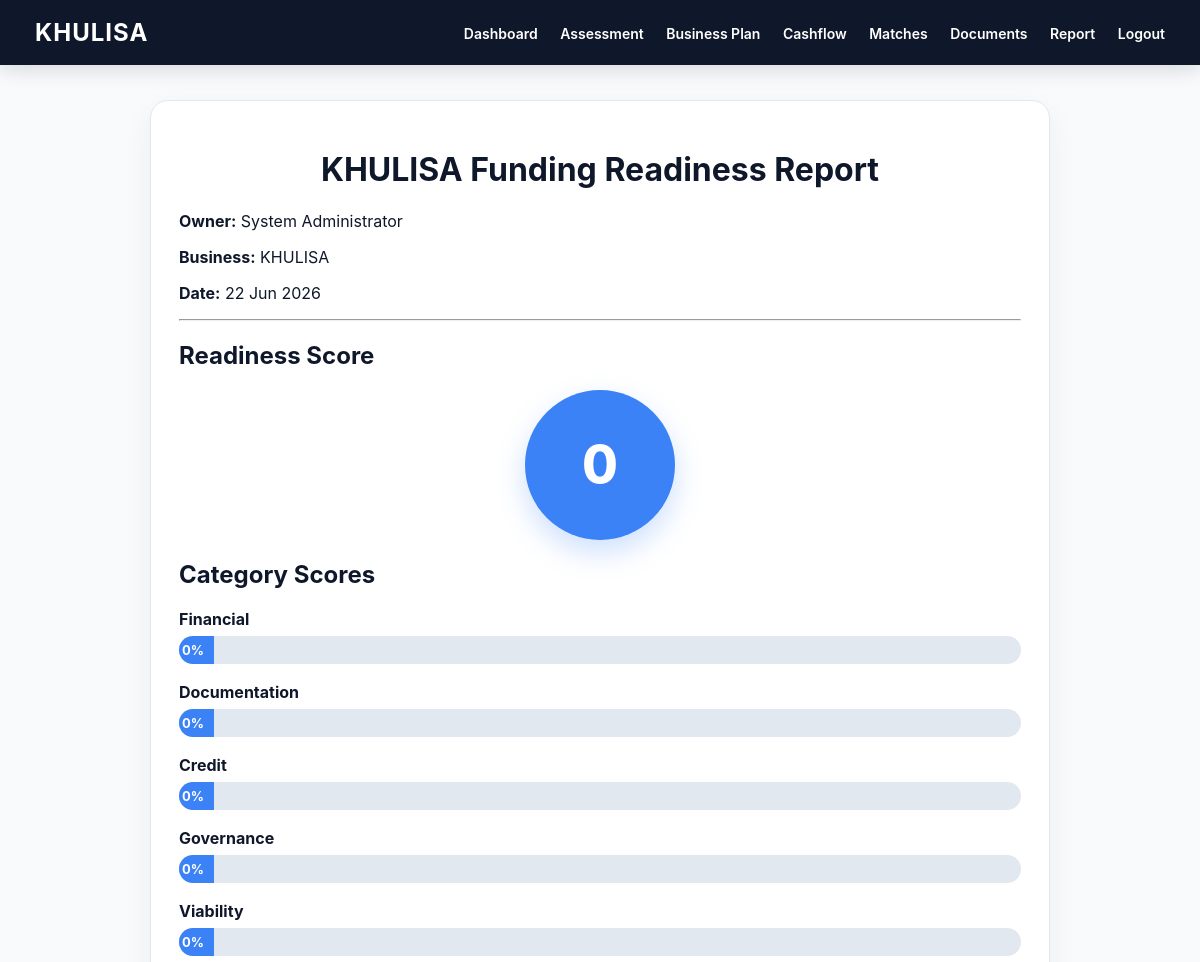
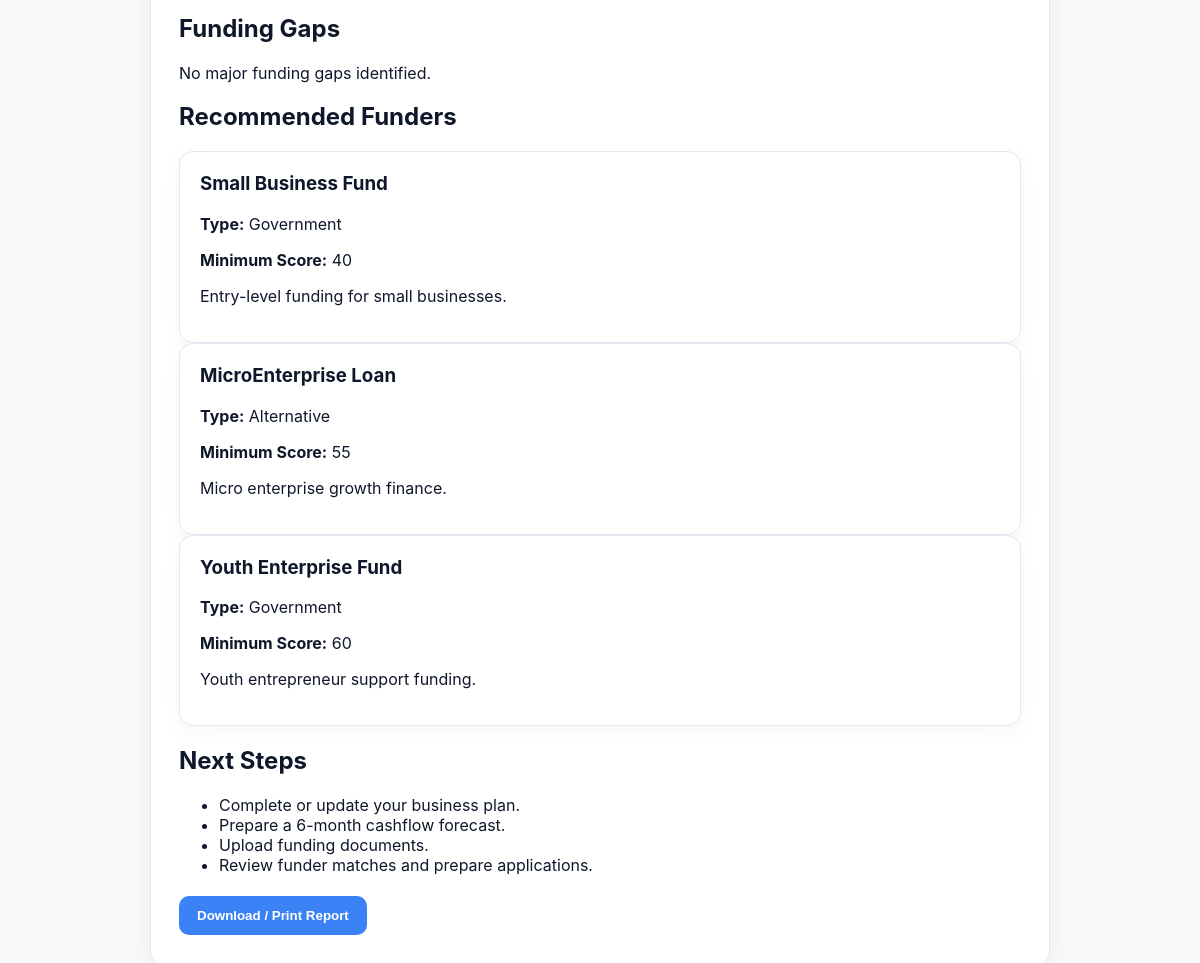
/report.php (signed in), run on the app's committed database (2 pictures, top to bottom).
### tables this page shows
CREATE TABLE users (
    user_id INT AUTO_INCREMENT PRIMARY KEY,
    full_name VARCHAR(150) NOT NULL,
    business_name VARCHAR(150),
    email VARCHAR(150) UNIQUE NOT NULL,
    password VARCHAR(255) NOT NULL,
    user_type ENUM('owner','mentor','admin') DEFAULT 'owner',
    readiness_score INT DEFAULT 0,
    created_at TIMESTAMP DEFAULT CURRENT_TIMESTAMP
);

CREATE TABLE funders (
    funder_id INT AUTO_INCREMENT PRIMARY KEY,
    funder_name VARCHAR(150) NOT NULL,
    funder_type VARCHAR(100),
    min_loan DECIMAL(12,2),
    max_loan DECIMAL(12,2),
    min_years INT DEFAULT 0,
    min_revenue DECIMAL(12,2) DEFAULT 0,
    min_score INT DEFAULT 0,
    description TEXT,
    website VARCHAR(255)
);

### includes/auth.php (called while the page is built, shortened)
<?php
function currentUserId() {
    return $_SESSION["user_id"] ?? null;
}
?>

### includes/functions.php (called while the page is built, shortened)
<?php
function clean($value) {
    return htmlspecialchars(trim($value), ENT_QUOTES, "UTF-8");
}
?>

### report.php (the view, shortened to what this page needs)
<?php
require_once __DIR__ . "/includes/auth.php";
require_once __DIR__ . "/includes/functions.php";
$user_id = currentUserId();
$user_stmt = $conn->prepare("SELECT * FROM users WHERE user_id = ?");
$user_stmt->bind_param("i", $user_id);
$user_stmt->execute();
$user = $user_stmt->get_result()->fetch_assoc();
$score_stmt = $conn->prepare("
    SELECT * FROM scores
    WHERE user_id = ?
    ORDER BY score_id DESC
    LIMIT 1
");
$score_stmt->bind_param("i", $user_id);
$score_stmt->execute();
$score = $score_stmt->get_result()->fetch_assoc();
$gap_stmt = $conn->prepare("
    SELECT * FROM gaps
    WHERE user_id = ? AND status = 'Open'
");
$gap_stmt->bind_param("i", $user_id);
$gap_stmt->execute();
$gaps = $gap_stmt->get_result();
$funders = $conn->query("SELECT * FROM funders ORDER BY min_score ASC LIMIT 3");
$total_score = $score["total_score"] ?? 0;
?>
<!DOCTYPE html>
<html>
<head>
    <link rel="stylesheet" href="css/style.css">
</head>
<body>
<nav class="no-print">
    <h2>KHULISA</h2>
    <div>
        <a href="dashboard.php">Dashboard</a>
        <a href="assessment.php">Assessment</a>
        <a href="business-plan.php">Business Plan</a>
        <a href="cashflow.php">Cashflow</a>
        <a href="matches.php">Matches</a>
        <a href="documents.php">Documents</a>
        <a href="report.php">Report</a>
        <a href="logout.php">Logout</a>
    </div>
</nav>
<div class="container">
    <div class="card report-card">
        <h1>KHULISA Funding Readiness Report</h1>
        <p><strong>Owner:</strong> <?php echo clean($user["full_name"]); ?></p>
        <p><strong>Business:</strong> <?php echo clean($user["business_name"]); ?></p>
        <p><strong>Date:</strong> <?php echo date("d M Y"); ?></p>
        <hr>
        <h2>Readiness Score</h2>
        <div class="score-circle">
            <?php echo $total_score; ?>
        </div>
        <h2>Category Scores</h2>
        <?php
        $categories = [
            "Financial" => $score["financial_score"] ?? 0,
            "Documentation" => $score["documentation_score"] ?? 0,
            "Credit" => $score["credit_score"] ?? 0,
            "Governance" => $score["governance_score"] ?? 0,
            "Viability" => $score["viability_score"] ?? 0
        ];
        ?>
        <?php foreach ($categories as $name => $value): ?>
            <div class="bar-row">
                <span><?php echo $name; ?></span>
                <div class="bar">
                    <div style="width: <?php echo $value; ?>%">
                        <?php echo $value; ?>%
                    </div>
                </div>
            </div>
        <?php endforeach; ?>
        <h2>Funding Gaps</h2>
        <?php if ($gaps->num_rows === 0): ?>
            <p>No major funding gaps identified.</p>
        <?php endif; ?>
        <h2>Recommended Funders</h2>
        <?php while ($funder = $funders->fetch_assoc()): ?>
            <div class="document-card">
                <h3><?php echo clean($funder["funder_name"]); ?></h3>
                <p><strong>Type:</strong> <?php echo clean($funder["funder_type"]); ?></p>
                <p><strong>Minimum Score:</strong> <?php echo $funder["min_score"]; ?></p>
                <p><?php echo clean($funder["description"]); ?></p>
            </div>
        <?php endwhile; ?>
        <h2>Next Steps</h2>
        <ul>
            <li>Complete or update your business plan.</li>
            <li>Prepare a 6-month cashflow forecast.</li>
            <li>Upload funding documents.</li>
            <li>Review funder matches and prepare applications.</li>
        </ul>
        <button class="no-print" onclick="window.print()">
            Download / Print Report
        </button>
    </div>
</div>
</body>
</html>

### css/style.css (style rules this page uses)
:root { --primary: #0F172A; --secondary: #1E293B; --accent: #3B82F6; --accent-hover: #2563EB; --background: #F8FAFC; --card: #FFFFFF; --text: #0F172A; --muted: #64748B; --border: #E2E8F0; --danger: #DC2626; --danger-hover: #991B1B; --warning-bg: #FEF3C7; --warning-text: #92400E; --success-bg: #DBEAFE; --success-text: #1E40AF; }
* { box-sizing: border-box; }
body { margin: 0; font-family: Inter, "Segoe UI", Arial, sans-serif; background: var(--background); color: var(--text); }
nav { background: var(--primary); color: white; padding: 18px 35px; display: flex; justify-content: space-between; align-items: center; box-shadow: 0 4px 20px rgba(15, 23, 42, 0.15); }
nav h2 { margin: 0; font-size: 24px; font-weight: 700; letter-spacing: 1px; }
nav a { color: white; text-decoration: none; margin-left: 18px; font-weight: 600; font-size: 14px; transition: 0.25s; }
.container { width: 92%; max-width: 1180px; margin: 35px auto; }
.card { background: var(--card); border-radius: 18px; padding: 28px; box-shadow: 0 10px 30px rgba(15, 23, 42, 0.06); margin-bottom: 24px; border: 1px solid var(--border); }
.card h2, .card h3 { color: var(--primary); }
button, .btn-link { display: inline-block; background: var(--accent); color: white; border: none; padding: 12px 18px; border-radius: 10px; text-decoration: none; cursor: pointer; font-weight: 700; margin: 5px 5px 5px 0; transition: 0.25s; }
.score-circle { width: 150px; height: 150px; background: var(--accent); color: white; border-radius: 50%; margin: 20px auto; display: flex; align-items: center; justify-content: center; font-size: 52px; font-weight: 800; box-shadow: 0 12px 28px rgba(59, 130, 246, 0.25); }
.bar-row { margin-bottom: 18px; }
.bar-row span { display: block; margin-bottom: 7px; font-weight: 700; color: var(--primary); }
.bar { height: 28px; background: #E2E8F0; border-radius: 20px; overflow: hidden; }
.bar div { height: 100%; background: var(--accent); color: white; text-align: right; padding-right: 10px; line-height: 28px; min-width: 35px; font-size: 13px; font-weight: 700; }
.document-card { background: #FFFFFF; border: 1px solid var(--border); border-radius: 14px; padding: 20px; box-shadow: 0 6px 20px rgba(15, 23, 42, 0.04); }
.document-card h3 { margin-top: 0; color: var(--primary); }
.report-card { max-width: 900px; margin: auto; }
.report-card h1 { text-align: center; color: var(--primary); }

### data on the page
users: full_name "System Administrator", business_name "KHULISA", readiness_score "0"
funders: funder_name "Small Business Fund", funder_type "Government", min_score "40", description "Entry-level funding for small businesses."
funders: funder_name "MicroEnterprise Loan", funder_type "Alternative", min_score "55", description "Micro enterprise growth finance."
funders: funder_name "Youth Enterprise Fund", funder_type "Government", min_score "60", description "Youth entrepreneur support funding."

### other printed values
$total_score "0"
$name "Financial"
$name "Documentation"
$name "Credit"
$name "Governance"
$name "Viability"
